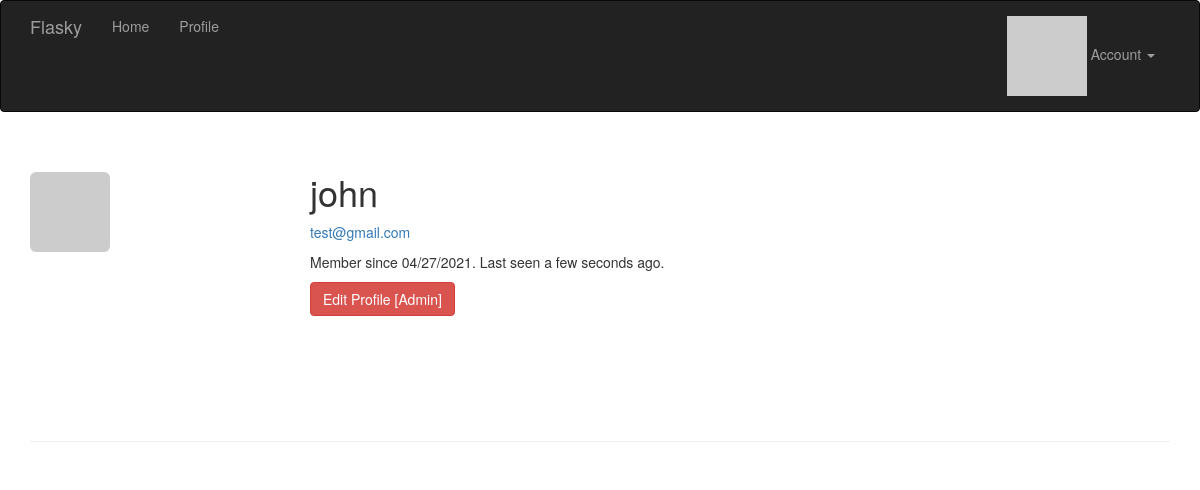
The app's page /user/john (signed in) with its own data.
### app/models.py (models this page shows, shortened)
class User(UserMixin, db.Model):
    __tablename__ = 'users'
    id = db.Column(db.Integer, primary_key=True)
    username = db.Column(db.String(64), unique=True, index=True)
    email = db.Column(db.String(64), unique=True, index=True)  # 讓使用者可以用email 登入
    role_id = db.Column(db.Integer, db.ForeignKey('roles.id'))
    password_hash = db.Column(db.String(128))
    confirmed = db.Column(db.Boolean, default=False)  # 帳號確認狀態
    name = db.Column(db.String(64))  # 本名
    location = db.Column(db.String(64))
    about_me = db.Column(db.Text())
    member_since = db.Column(db.DateTime(), default=datetime.utcnow)  # 建立時間
    last_seen = db.Column(db.DateTime(), default=datetime.utcnow)  # 上次訪問時間
    avatar_hash = db.Column(db.String(32))  # 儲存頭像URL用
    @property  # property 是只能讀取的屬性特性
    def password(self):
        raise AttributeError('password is not a readable attribute')
    def can(self, perm):
        return self.role is not None and self.role.has_permission(perm)
    def is_administrator(self):
        return self.can(Permission.ADMIN)
    def ping(self):
        self.last_seen = datetime.utcnow()
        db.session.add(self)
    def gravatar_hash(self):  # 產生email MD5 hash值
        return hashlib.md5(self.email.lower().encode('utf-8')).hexdigest()
    def gravatar(self, size=100, default='identicon', rating='g'): # 產生gravatar的URL
        url = 'https://secure.gravatar.com/avatar'
        hash = self.avatar_hash or self.gravatar_hash()
        return f'{url}/{hash}?s={size}&d={default}&r={rating}'

### app/main/views.py (the view)
@main.route('/user/<username>')
def user(username):
    user = User.query.filter_by(username=username).first_or_404()  # 若找不到user就跳404
    return render_template('user.html', user=user)  # 將user傳入模板 顯示訊息

### app/auth/views.py (called while the page is built)
@auth.before_app_request  # 註冊成全域的裝飾器
def before_request():
    if current_user.is_authenticated:  # 如果使用者有登入下的判斷
        current_user.ping()  # 每次都執行 更新上次登入時間
        if not current_user.confirmed and request.endpoint \
            and request.blueprint != 'auth' and request.endpoint != 'static':
            return redirect(url_for('auth.unconfirmed'))

### app/main/__init__.py (called while the page is built)
@main.app_context_processor
def inject_permissions():
    return dict(Permission=Permission)

### app/models.py (called while the page is built)
@login_manager.user_loader  # 向flask-login 註冊此函式
def load_user(user_id):
    return User.query.get(int(user_id))

    def has_permission(self, perm):
        return self.permissions & perm == perm

### app/templates/user.html (shortened to what this page needs)
{% extends "base.html" %}
{% block page_content %}
<div class="page-header">
    <img class="img-rounded profile-thumbnail" src="{{ user.gravatar(size=256) }}">
    <div class="profile-header">
        <h1>{{ user.username }}</h1>
        {% if current_user.is_administrator() %}
        <p><a href="mailto:{{ user.email }}">{{ user.email }}</a></p>
        {% endif %}
        <p>Member since {{ moment(user.member_since).format('L') }}. Last seen {{ moment(user.last_seen).fromNow() }}.</p>
        <p>
            {% if current_user.is_administrator() %}
            <a class="btn btn-danger" href="{{ url_for('.edit_profile_admin', id=user.id) }}">Edit Profile [Admin]</a>
            {% endif %}
        </p>
    </div>
</div>
{% endblock %}

### app/templates/base.html (shortened to what this page needs)
{% extends "bootstrap/base.html" %}
{% block head %}
{{ super() }}
<link rel="stylesheet" type="text/css" href="{{ url_for('static', filename='styles.css') }}">
{% endblock %}
{% block navbar %}
<div class="navbar navbar-inverse" role="navigation">
    <div class="container">
        <div class="navbar-header">
            <a class="navbar-brand" href="{{ url_for('main.index') }}">Flasky</a>
        </div>
        <div class="navbar-collapse collapse">
            <ul class="nav navbar-nav">
                <li><a href="{{ url_for('main.index') }}">Home</a></li>
                {% if current_user.is_authenticated %}
                <li><a href="{{ url_for('main.user', username=current_user.username) }}">Profile</a></li>
                {% endif %}
            </ul>
            <ul class="nav navbar-nav navbar-right">
                {% if current_user.is_authenticated %}
                <li class="dropdown">
                     <a href="#" class="dropdown-toggle" data-toggle="dropdown">
                        <img src="{{ current_user.gravatar(size=18) }}">
                        Account <b class="caret"></b>
                    </a>
                </li>
                {% else %}
                <li><a href="{{ url_for('auth.login') }}">Log In</a></li>
                {% endif %}
            </ul>
        </div>
    </div>
</div>
{% endblock %}
{% block content %}
<div class="container">
    {% block page_content %}{% endblock %}
</div>
{% endblock %}

### app/static/styles.css (style rules this page uses)
.profile-thumbnail { position: absolute; }
.profile-header { min-height: 260px; margin-left: 280px; }

### records on screen
User: username "john", email "test@gmail.com", member_since "04/27/2021", last_seen "a few seconds ago"
